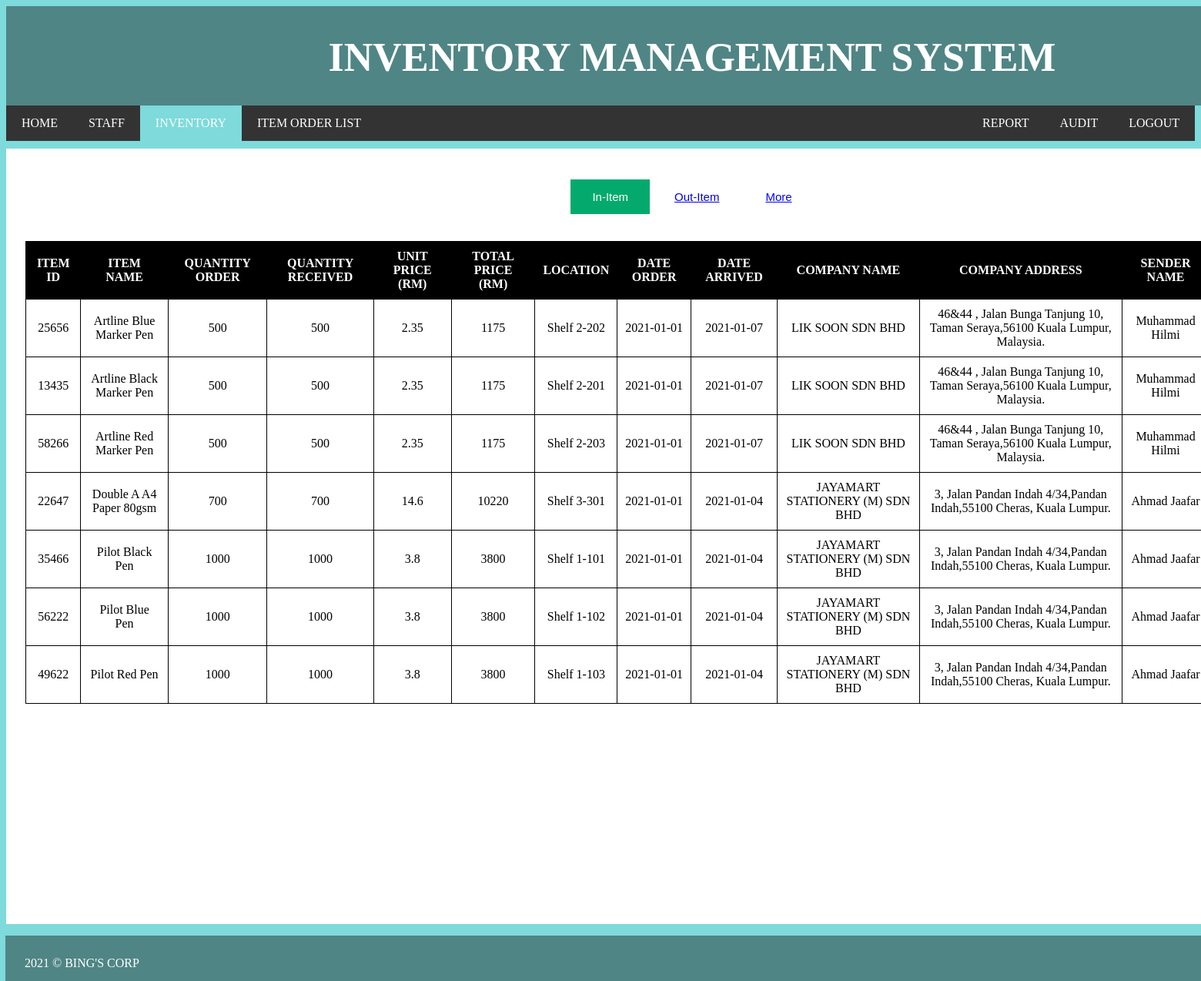
The page /ApplicationLayer/ManageInventory/In_Item.php on the database its author committed.
### tables this page shows
CREATE TABLE `inventory` (
  `ItemID` int(11) NOT NULL,
  `itemName` varchar(100) NOT NULL,
  `qtorder` int(11) NOT NULL,
  `qtreceived` int(11) NOT NULL,
  `unitPrice` double NOT NULL,
  `location` varchar(50) NOT NULL,
  `dateOrder` date NOT NULL,
  `dateArrived` date NOT NULL,
  `companyName` varchar(100) NOT NULL,
  `companyAddress` varchar(200) NOT NULL,
  `senderName` varchar(100) NOT NULL,
  `truckPlateNo` varchar(50) NOT NULL
);

### ApplicationLayer/ManageInventory/In_Item.php (the view, shortened to what this page needs)
<head>
<link href="https://maxcdn.bootstrapcdn.com/font-awesome/4.7.0/css/font-awesome.min.css" rel="stylesheet"/>
<link href="https://maxcdn.bootstrapcdn.com/font-awesome/4.7.0/css/font-awesome.min.css" rel="stylesheet"/>
</head>
<body>
<div class="header">
  <h1>INVENTORY MANAGEMENT SYSTEM</h1>
</div>
<ul>
  <li><a href="http://localhost/ivms/login/Admin%20login/h.php">HOME</a></li>
  <li><a href="http://localhost/IVMS/ApplicationLayer/ManageStaffInformation/myInfo.php">STAFF</a></li>
  <li><a class="activeNav" href="http://localhost/IVMS/ApplicationLayer/ManageInventory/In_Item.php">INVENTORY</a></li>
  <li><a href="http://localhost/IVMS/ApplicationLayer/ManageItemOrderList/Item%20Order%20List%20Home.php">ITEM ORDER LIST</a></li>
  <li style="float:right"><a href="http://localhost/ivms/login/">LOGOUT</a></li>
  <li style="float:right"><a href="http://localhost/IVMS/ApplicationLayer/Audit%20Report/auditlist.php">AUDIT</a></li>
  <li style="float:right"><a href="http://localhost/IVMS/ApplicationLayer/GenerateReport/GenerateReport.php">REPORT</a></li>
  </ul>
 <div class="column1">
  <div>
  <center><button class="btn active">In-Item</button>
          <button class="btn success"><a href="Out_Item.php">Out-Item</a></button>
		  <div class="dropdown">
          <button class="btn success" style="color:blue;text-decoration:underline;">More</button>
          </div>
  </center>
</div>
  <table>
  <tr>
    <th>ITEM ID</th>
    <th>ITEM NAME</th>
    <th>QUANTITY ORDER</th>
	<th>QUANTITY RECEIVED</th>
	<th>UNIT PRICE (RM)</th>
	<th>TOTAL PRICE (RM)</th>
    <th>LOCATION</th>
	<th>DATE ORDER</th>
    <th>DATE ARRIVED</th>
	<th>COMPANY NAME</th>
	<th>COMPANY ADDRESS</th>
    <th>SENDER NAME</th>
  </tr>
</div>
  <?php
$connection = mysqli_connect("localhost","root","","myDatabase");
$retrive = mysqli_query($connection, "SELECT ItemID, itemName, qtorder, qtreceived, unitPrice, qtreceived * unitPrice as total, location, dateOrder,
                        dateArrived, companyName, companyAddress, senderName, truckPlateNo FROM inventory ORDER BY dateArrived DESC");
?>
			<?php
                while($row = mysqli_fetch_array($retrive))
                {
                    ?>
                    <tr>
                    <td><?= $row['ItemID'];?></td>
                    <td><?= $row['itemName'];?></td>
					<td><?= $row['qtorder'];?></td>
                    <td><?= $row['qtreceived'];?></td>
					<td><?= $row['unitPrice'];?></td>
                    <td><?= $row['total'];?></td>
					<td><?= $row['location'];?></td>
                    <td><?= $row['dateOrder'];?></td>
					<td><?= $row['dateArrived'];?></td>
                    <td><?= $row['companyName'];?></td>
					<td><?= $row['companyAddress'];?></td>
                    <td><?= $row['senderName'];?></td>
                    </tr>
                <?php
                }
                ?>
<div>
  <div style="margin-top:140px;" class="footer">
  <p style="color:white;margin-top:25px;">2021 &#169; BING'S CORP</p>
  </div>
</div>
</body>

### ApplicationLayer/ManageInventory/In_Item.php (style rules this page uses)
.header { text-align: center; background: #508585; color: white; font-size: 26px; font-family: cooper black; width:1732px; height:120px; padding: 2px 25px 7px; }
.column1 { background-color: white; margin-left: 0px; margin-right: 5px; margin-top: 10px; float: left; width:1732px; padding: 0px 25px 7px; height: 1000px; }
table, th, td { border: 1px solid black; border-collapse: collapse; margin-top: 35px; }
th, td { padding: 10px; text-align: center; }
th { background-color: black; color: white; }
ul { list-style-type: none; margin: 0; padding: 0; overflow: hidden; background-color: #333; }
li { float: left; }
li a { display: block; color: white; font-family: cooper black; text-align: center; padding: 14px 20px; text-decoration: none; }
.activeNav { background-color: #7EDADB; }
body { background-color: #7EDADB }
.btn { border: none; background-color: inherit; padding: 14px 28px; font-size: 15px; cursor: pointer; display: inline-block; margin-top: 40px; }
.active, .btn:hover { background-color: #04AA6D; color: white; }
.footer { position: absolute; background-color: #508585; height: 50px; width:1732px; padding: 2px 25px 7px; top: 1075px; left: 7px; }
.dropdown { position: relative; display: inline-block; }

### rows shown on the page
inventory: ItemID "25656", itemName "Artline Blue Marker Pen", qtorder "500", qtreceived "500", unitPrice "2.35", total "1175", location "Shelf 2-202", dateOrder "2021-01-01", dateArrived "2021-01-07", companyName "LIK SOON SDN BHD", companyAddress "46&44 , Jalan Bunga Tanjung 10, Taman Seraya,56100 Kuala Lumpur, Malaysia.", senderName "Muhammad Hilmi"
inventory: ItemID "13435", itemName "Artline Black Marker Pen", qtorder "500", qtreceived "500", unitPrice "2.35", total "1175", location "Shelf 2-201", dateOrder "2021-01-01", dateArrived "2021-01-07", companyName "LIK SOON SDN BHD", companyAddress "46&44 , Jalan Bunga Tanjung 10, Taman Seraya,56100 Kuala Lumpur, Malaysia.", senderName "Muhammad Hilmi"
inventory: ItemID "58266", itemName "Artline Red Marker Pen", qtorder "500", qtreceived "500", unitPrice "2.35", total "1175", location "Shelf 2-203", dateOrder "2021-01-01", dateArrived "2021-01-07", companyName "LIK SOON SDN BHD", companyAddress "46&44 , Jalan Bunga Tanjung 10, Taman Seraya,56100 Kuala Lumpur, Malaysia.", senderName "Muhammad Hilmi"
inventory: ItemID "22647", itemName "Double A A4 Paper 80gsm", qtorder "700", qtreceived "700", unitPrice "14.6", total "10220", location "Shelf 3-301", dateOrder "2021-01-01", dateArrived "2021-01-04", companyName "JAYAMART STATIONERY (M) SDN BHD", companyAddress "3, Jalan Pandan Indah 4/34,Pandan Indah,55100 Cheras, Kuala Lumpur.", senderName "Ahmad Jaafar"
inventory: ItemID "35466", itemName "Pilot Black Pen", qtorder "1000", qtreceived "1000", unitPrice "3.8", total "3800", location "Shelf 1-101", dateOrder "2021-01-01", dateArrived "2021-01-04", companyName "JAYAMART STATIONERY (M) SDN BHD", companyAddress "3, Jalan Pandan Indah 4/34,Pandan Indah,55100 Cheras, Kuala Lumpur.", senderName "Ahmad Jaafar"
inventory: ItemID "56222", itemName "Pilot Blue Pen", qtorder "1000", qtreceived "1000", unitPrice "3.8", total "3800", location "Shelf 1-102", dateOrder "2021-01-01", dateArrived "2021-01-04", companyName "JAYAMART STATIONERY (M) SDN BHD", companyAddress "3, Jalan Pandan Indah 4/34,Pandan Indah,55100 Cheras, Kuala Lumpur.", senderName "Ahmad Jaafar"
inventory: ItemID "49622", itemName "Pilot Red Pen", qtorder "1000", qtreceived "1000", unitPrice "3.8", total "3800", location "Shelf 1-103", dateOrder "2021-01-01", dateArrived "2021-01-04", companyName "JAYAMART STATIONERY (M) SDN BHD", companyAddress "3, Jalan Pandan Indah 4/34,Pandan Indah,55100 Cheras, Kuala Lumpur.", senderName "Ahmad Jaafar"
